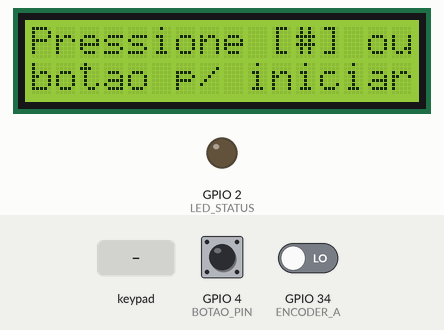
This sketch was run on a simulated ESP32. Shown: 16×2 character LCD, output pins drawn as LEDs (lit = HIGH). Dashed ring = blinking. The test bench sets the inputs (shaded band); at power-on: GPIO 4 (BOTAO_PIN) HIGH, GPIO 34 (ENCODER_A) LOW. What the sketch prints to the serial monitor is not drawn.

Above: at 7.3 s.
7.4 s: GPIO 4 (BOTAO_PIN) pulled LOW for 0.15 s
At 7.75 s:
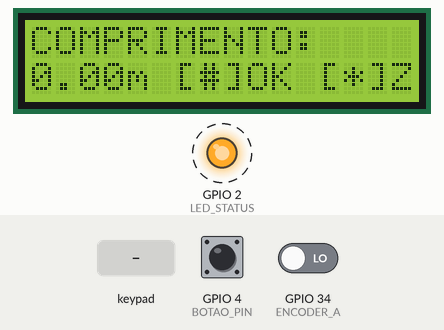
10.0 s: key '#' pressed
At 10.3 s:
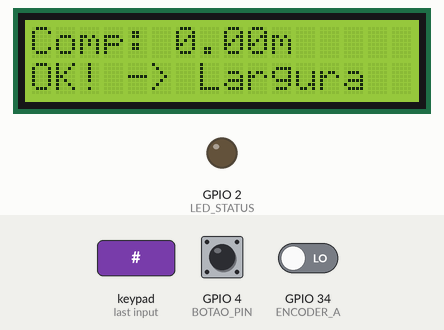
13.0 s: keypad keys 1 3 1 2 1 4 2 7 # pressed 0.4 s apart
At 17.4 s:
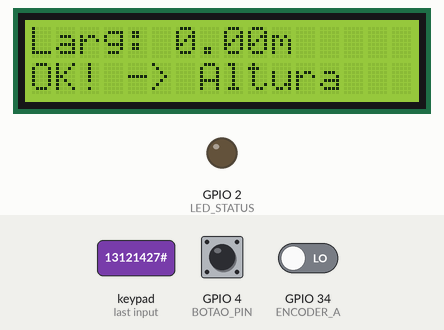
19.6 s: keypad keys 2 6 2 5 3 3 3 2 # pressed 0.4 s apart
At 23.9 s:
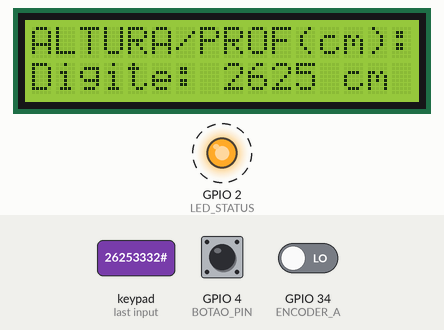
24.7 s: key '*' pressed
At 25.2 s:
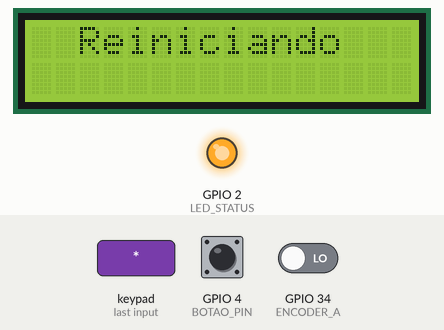
26.2 s: GPIO 4 (BOTAO_PIN) pulled LOW for 1 s
At 26.36 s:
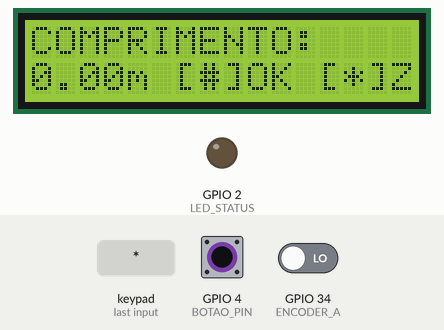
Timing chart, 0 to 31.0 s (numbered marks = the images above; inputs shaded):
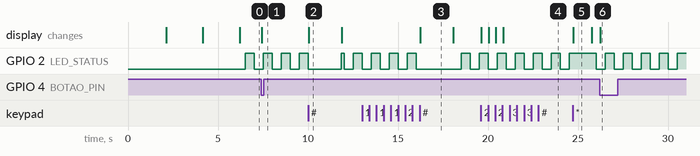

The sketch:

EGC_2026_009_Firmware.ino
```cpp
// ============================================================
//  DISPOSITIVO INTELIGENTE DE MEDICAO LINEAR E CALCULO DE AREA
//  ESP32 + LCD I2C 16x2 + Encoder E38S6G5-400BG24N + Teclado 4x4
//  TCC - Engenharia da Computacao - Uni Salesiano - Aracatuba SP
//  Wendel Lucas Silveira  RA: 214940
//  Joao Pedro Rodrigues da Rocha  RA: 215751
// ============================================================
//
//  ESPECIFICACOES DO ENCODER E38S6G5-400BG24N:
//  - 400 pulsos por volta (PPR)
//  - Saida NPN coletor aberto (canal A e B)
//  - Alimentacao: 5 a 24 VDC
//  - Diametro corpo: 38mm | Eixo: 6mm
//
//  PINAGEM DO ENCODER (fios padrao):
//  Vermelho  = VCC  (5V a 24V)
//  Preto     = GND
//  Verde     = Canal A  -> GPIO 34 (ESP32)
//  Branco    = Canal B  -> GPIO 35 (ESP32)
//
//  ATENCAO: GPIO 34 e 35 sao somente entrada no ESP32
//  NAO conectar resistor pullup externo - usar 10k para VCC
//
//  PINAGEM LCD I2C:
//  VCC -> 3.3V ou 5V
//  GND -> GND
//  SDA -> GPIO 21
//  SCL -> GPIO 22
//
//  PINAGEM TECLADO MEMBRANA 4x4:
//  Linhas  R1=GPIO13  R2=GPIO12  R3=GPIO14  R4=GPIO27
//  Colunas C1=GPIO26  C2=GPIO25  C3=GPIO33  C4=GPIO32
//
//  PUSH BUTTON na manopla:
//  Um lado -> GPIO 4
//  Outro   -> GND
//  (INPUT_PULLUP interno do ESP32)
//
//  TECLADO - FUNCOES DAS TECLAS:
//  [0-9]  = digitar valores numericos
//  [*]    = apagar ultimo digito digitado
//  [#]    = confirmar / avancar fase
//  [A]    = nao utilizado (reservado)
//  [B]    = nao utilizado (reservado)
//  [C]    = nao utilizado (reservado)
//  [D]    = nao utilizado (reservado)
//
// ============================================================

#include <Wire.h>
#include <LiquidCrystal_I2C.h>
#include <Keypad.h>

// ============================================================
// CONFIGURACOES DO LCD
// ============================================================
// Endereco I2C: normalmente 0x27 ou 0x3F
// Para descobrir rode o sketch I2CScanner antes
LiquidCrystal_I2C lcd(0x27, 16, 2);

// ============================================================
// CONFIGURACOES DO TECLADO MEMBRANA 4x4
// ============================================================
const byte ROWS = 4;
const byte COLS = 4;

char keys[ROWS][COLS] = {
  {'1','2','3','A'},
  {'4','5','6','B'},
  {'7','8','9','C'},
  {'*','0','#','D'}
};

byte rowPins[ROWS] = {13, 12, 14, 27};  // R1 R2 R3 R4
byte colPins[COLS] = {26, 25, 33, 32};  // C1 C2 C3 C4

Keypad teclado = Keypad(makeKeymap(keys), rowPins, colPins, ROWS, COLS);

// ============================================================
// PINOS DO ENCODER E BOTAO
// ============================================================
#define ENCODER_A    34   // Canal A - somente entrada
#define ENCODER_B    35   // Canal B - somente entrada
#define BOTAO_PIN     4   // Push button na manopla
#define LED_STATUS    2   // LED onboard ESP32

// ============================================================
// CONFIGURACOES DO ENCODER E38S6G5-400BG24N
// 400 pulsos por volta (PPR)
// Leitura em quadratura = 400 pulsos por volta
// ============================================================
#define PPR  400   // Pulsos Por Rotacao do encoder

// ============================================================
// CONFIGURACAO DA RODA DE MEDICAO
// ============================================================
#define DIAMETRO_RODA_MM   70.0     // <<< ALTERE AQUI com o diametro real
const float CIRC_MM = 3.14159265 * DIAMETRO_RODA_MM;
// Distancia por pulso em metros:
// dist_por_pulso = circunferencia / PPR / 1000
const float DIST_POR_PULSO_M = CIRC_MM / PPR / 1000.0;

// ============================================================
// DENSIDADE DO MATERIAL
// Massa asfaltica compactada: ~2560 kg/m3
// ============================================================
#define DENSIDADE_KG_M3  2560.0

// ============================================================
// DEBOUNCE DO BOTAO
// ============================================================
#define DEBOUNCE_MS  50

// ============================================================
// MAQUINA DE ESTADOS FINITOS (FSM)
// ============================================================
enum Estado {
  TELA_INICIAL,
  MEDIR_COMPRIMENTO,
  SALVA_COMPRIMENTO,
  MEDIR_LARGURA,
  SALVA_LARGURA,
  DIGITAR_ALTURA,
  CALCULAR,
  MOSTRAR_RESULTADO,
  NOVA_MEDICAO
};

Estado estadoAtual = TELA_INICIAL;

// ============================================================
// VARIAVEIS DO ENCODER (usadas na ISR)
// ============================================================
volatile long pulsos          = 0;
volatile int  ultimoEstadoA   = LOW;

// ============================================================
// VARIAVEIS DE MEDICAO
// ============================================================
float comprimento_m = 0.0;
float largura_m     = 0.0;
float altura_m      = 0.0;
float volume_m3     = 0.0;
float massa_kg      = 0.0;

// ============================================================
// VARIAVEIS DO TECLADO
// ============================================================
String bufferTeclado = "";

// ============================================================
// VARIAVEIS DE CONTROLE DE TELA
// ============================================================
unsigned long ultimoDisplay  = 0;
unsigned long ultimaTroca    = 0;
bool          telaVolume     = true;
bool          telaAtualizada = false;

// ============================================================
// VARIAVEIS DO BOTAO
// ============================================================
bool          botaoAnterior  = HIGH;
unsigned long ultimoDebounce = 0;

// ============================================================
// ISR - ENCODER (executada a cada borda do canal A)
// Leitura em quadratura usando canal A e B
// ============================================================
void IRAM_ATTR encoderISR() {
  int A = digitalRead(ENCODER_A);
  int B = digitalRead(ENCODER_B);
  if (A != ultimoEstadoA) {
    if (B != A) {
      pulsos++;    // Frente
    } else {
      pulsos--;    // Tras (seguranca)
    }
    ultimoEstadoA = A;
  }
}

// ============================================================
// Zera contador do encoder com seguranca
// ============================================================
void zerarEncoder() {
  noInterrupts();
  pulsos = 0;
  interrupts();
}

// ============================================================
// Retorna distancia atual em metros baseado nos pulsos
// ============================================================
float distanciaAtual() {
  noInterrupts();
  long p = pulsos;
  interrupts();
  return (float)abs(p) * DIST_POR_PULSO_M;
}

// ============================================================
// Exibe duas linhas no LCD (limpa e escreve)
// ============================================================
void lcd_print(String l0, String l1) {
  lcd.clear();
  lcd.setCursor(0, 0);
  lcd.print(l0.substring(0, 16));
  lcd.setCursor(0, 1);
  lcd.print(l1.substring(0, 16));
}

// ============================================================
// Le botao com debounce
// Retorna true se houve clique valido
// ============================================================
bool botaoClicado() {
  bool leitura = digitalRead(BOTAO_PIN);
  if (leitura == LOW && botaoAnterior == HIGH) {
    if ((millis() - ultimoDebounce) > DEBOUNCE_MS) {
      ultimoDebounce = millis();
      botaoAnterior  = leitura;
      return true;
    }
  }
  botaoAnterior = leitura;
  return false;
}

// ============================================================
// Formata metros para exibicao ex: 1.35 m
// ============================================================
String fmtMetros(float val) {
  return String(val, 2) + "m";
}

// ============================================================
// SETUP
// ============================================================
void setup() {
  Serial.begin(115200);

  // LCD
  Wire.begin(21, 22);  // SDA=21, SCL=22
  lcd.init();
  lcd.backlight();

  // Encoder
  pinMode(ENCODER_A, INPUT);
  pinMode(ENCODER_B, INPUT);
  attachInterrupt(digitalPinToInterrupt(ENCODER_A), encoderISR, CHANGE);

  // Botao
  pinMode(BOTAO_PIN, INPUT_PULLUP);

  // LED
  pinMode(LED_STATUS, OUTPUT);

  // ----------------------------------------
  // Tela de boas-vindas
  // ----------------------------------------
  lcd_print("  Med. Linear   ", "  Iniciando...  ");
  delay(2000);
  lcd_print(" Uni Salesiano  ", "Eng. Computacao ");
  delay(2000);
  lcd_print("W.Lucas RA:4940 ", "J.Pedro RA:5751 ");
  delay(2000);

  estadoAtual    = TELA_INICIAL;
  telaAtualizada = false;

  Serial.println("Sistema pronto.");
  Serial.print("Dist por pulso: ");
  Serial.print(DIST_POR_PULSO_M * 1000.0, 4);
  Serial.println(" mm");
}

// ============================================================
// LOOP PRINCIPAL
// ============================================================
void loop() {

  char  tecla = teclado.getKey();
  bool  botao = botaoClicado();
  unsigned long agora = millis();

  // Heartbeat LED
  digitalWrite(LED_STATUS, (agora / 500) % 2);

  switch (estadoAtual) {

    // ========================================================
    case TELA_INICIAL:
      if (!telaAtualizada) {
        lcd_print("Pressione [#] ou", "botao p/ iniciar");
        telaAtualizada = true;
      }
      if (tecla == '#' || botao) {
        zerarEncoder();
        bufferTeclado  = "";
        telaAtualizada = false;
        estadoAtual    = MEDIR_COMPRIMENTO;
      }
      break;

    // ========================================================
    case MEDIR_COMPRIMENTO:
      // Atualiza display em tempo real
      if (agora - ultimoDisplay > 200) {
        float d = distanciaAtual();
        lcd_print("COMPRIMENTO:", String(d, 2) + "m [#]OK [*]Zer");
        ultimoDisplay = agora;
      }
      // Zerar medicao
      if (tecla == '*') {
        zerarEncoder();
        lcd_print("COMPRIMENTO:", "Zerado! Recomece");
        delay(800);
      }
      // Confirmar comprimento
      if (tecla == '#' || botao) {
        comprimento_m  = distanciaAtual();
        telaAtualizada = false;
        estadoAtual    = SALVA_COMPRIMENTO;
      }
      break;

    // ========================================================
    case SALVA_COMPRIMENTO:
      if (!telaAtualizada) {
        lcd_print("Comp: " + fmtMetros(comprimento_m), "OK! -> Largura");
        telaAtualizada = true;
        Serial.print("Comprimento salvo: ");
        Serial.println(comprimento_m, 3);
        delay(1800);
        zerarEncoder();
        bufferTeclado  = "";
        telaAtualizada = false;
        estadoAtual    = MEDIR_LARGURA;
      }
      break;

    // ========================================================
    case MEDIR_LARGURA:
      if (agora - ultimoDisplay > 200) {
        float d = distanciaAtual();
        lcd_print("LARGURA:", String(d, 2) + "m [#]OK [*]Zer");
        ultimoDisplay = agora;
      }
      if (tecla == '*') {
        zerarEncoder();
        lcd_print("LARGURA:", "Zerado! Recomece");
        delay(800);
      }
      if (tecla == '#' || botao) {
        largura_m      = distanciaAtual();
        telaAtualizada = false;
        estadoAtual    = SALVA_LARGURA;
      }
      break;

    // ========================================================
    case SALVA_LARGURA:
      if (!telaAtualizada) {
        lcd_print("Larg: " + fmtMetros(largura_m), "OK! -> Altura");
        telaAtualizada = true;
        Serial.print("Largura salva: ");
        Serial.println(largura_m, 3);
        delay(1800);
        bufferTeclado  = "";
        telaAtualizada = false;
        estadoAtual    = DIGITAR_ALTURA;
        lcd_print("ALTURA/PROF(cm):", "Digite: _       ");
      }
      break;

    // ========================================================
    // DIGITAR ALTURA pelo teclado (em centimetros)
    // Usuario digita ex: 8 = 8 cm | 12 = 12 cm | 5 = 5 cm
    // [*] apaga | [#] confirma | [botao] confirma
    // ========================================================
    case DIGITAR_ALTURA:
      if (tecla) {
        if (tecla >= '0' && tecla <= '9') {
          if (bufferTeclado.length() < 4) {
            bufferTeclado += tecla;
            lcd_print("ALTURA/PROF(cm):", "Digite: " + bufferTeclado + " cm    ");
          }
        }
        else if (tecla == '*') {
          if (bufferTeclado.length() > 0) {
            bufferTeclado.remove(bufferTeclado.length() - 1);
          }
          String exib = (bufferTeclado.length() > 0) ? bufferTeclado + " cm" : "_";
          lcd_print("ALTURA/PROF(cm):", "Digite: " + exib + "       ");
        }
        else if (tecla == '#') {
          if (bufferTeclado.length() > 0) {
            altura_m = bufferTeclado.toFloat() / 100.0;
            estadoAtual = CALCULAR;
          } else {
            lcd_print("ALTURA/PROF(cm):", "! Informe valor!");
            delay(1200);
            lcd_print("ALTURA/PROF(cm):", "Digite: _       ");
          }
        }
      }
      // Botao tambem confirma altura digitada
      if (botao) {
        if (bufferTeclado.length() > 0) {
          altura_m    = bufferTeclado.toFloat() / 100.0;
          estadoAtual = CALCULAR;
        } else {
          lcd_print("ALTURA/PROF(cm):", "! Informe valor!");
          delay(1200);
          lcd_print("ALTURA/PROF(cm):", "Digite: _       ");
        }
      }
      break;

    // ========================================================
    case CALCULAR:
      volume_m3 = comprimento_m * largura_m * altura_m;
      massa_kg  = volume_m3 * DENSIDADE_KG_M3;

      Serial.println("=========== RESULTADO ===========");
      Serial.print("Comprimento  : "); Serial.print(comprimento_m, 3); Serial.println(" m");
      Serial.print("Largura      : "); Serial.print(largura_m, 3);     Serial.println(" m");
      Serial.print("Altura/Prof  : "); Serial.print(altura_m * 100, 1);Serial.println(" cm");
      Serial.print("Volume       : "); Serial.print(volume_m3, 4);     Serial.println(" m3");
      Serial.print("Massa (~2560): "); Serial.print(massa_kg, 1);      Serial.println(" kg");
      if (massa_kg >= 1000) {
        Serial.print("Massa (ton)  : "); Serial.print(massa_kg/1000.0,3); Serial.println(" t");
      }
      Serial.println("=================================");

      telaVolume  = true;
      ultimaTroca = millis();
      estadoAtual = MOSTRAR_RESULTADO;
      break;

    // ========================================================
    // MOSTRAR RESULTADO
    // Alterna entre volume e massa a cada 3 segundos
    // [#] = nova medicao completa
    // [botao] = nova medicao completa
    // ========================================================
    case MOSTRAR_RESULTADO:
      if (agora - ultimaTroca > 3000) {
        if (telaVolume) {
          lcd_print("Vol:" + String(volume_m3, 3) + " m3",
                    "[#]Novo [*]Reset");
        } else {
          String mStr;
          if (massa_kg >= 1000)
            mStr = String(massa_kg / 1000.0, 2) + " t";
          else
            mStr = String(massa_kg, 1) + " kg";
          lcd_print("Massa: " + mStr, "[#]Novo [*]Reset");
        }
        telaVolume  = !telaVolume;
        ultimaTroca = agora;
      }

      // Nova medicao completa
      if (tecla == '#' || botao) {
        comprimento_m  = 0;
        largura_m      = 0;
        altura_m       = 0;
        bufferTeclado  = "";
        zerarEncoder();
        telaAtualizada = false;
        estadoAtual    = TELA_INICIAL;
      }

      // Reiniciar tudo
      if (tecla == '*') {
        comprimento_m  = 0;
        largura_m      = 0;
        altura_m       = 0;
        volume_m3      = 0;
        massa_kg       = 0;
        bufferTeclado  = "";
        zerarEncoder();
        telaAtualizada = false;
        lcd_print("  Reiniciando   ", "                ");
        delay(1000);
        estadoAtual    = TELA_INICIAL;
      }
      break;

  } // fim switch
}
// ============================================================
// FIM DO CODIGO
// ============================================================
```

Measured:
- after the input at 7.4 s, the display: changes at once (image 1)
- after the input at 10.0 s, the display: changes at once (image 2)
- after the input at 13.0 s, the display: changes after 3.2 s (image 3)
- after the input at 19.6 s, the display: first changes at once (image 4 shows a later state)
- after the input at 24.7 s, the display: changes at once (image 5)
- after the input at 26.2 s, the display: changes at once (image 6)
- what the display in image 2 shows lasts 1.9 s, from 10.0 s to 11.9 s
